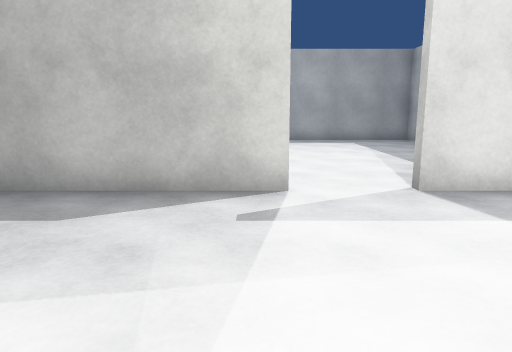
view 1 (above)

21 first-person views from a walk through a scene from a Unity 3-D project. The camera is 1.2 m above the floor, tilts 10° down and sees 70° across. The floor is counted in squares, 1 m on a side. Each view is taken from the middle of a square. On the plan, view 1 faces up. The plan holds only what a view shows up to about 15 squares ahead; the rest is blank. The place goes on beyond the plan. The player is left out. Door leaves are left out, so doorways stand open. Surface patterns are stand-ins for the level's own textures.

view 2
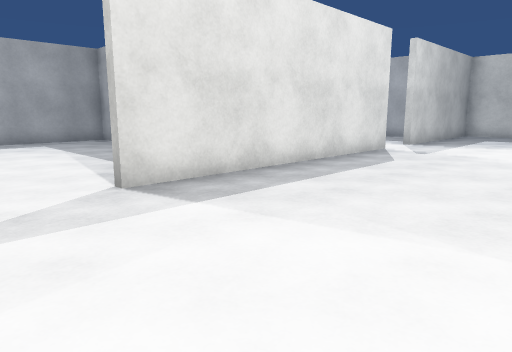

view 3
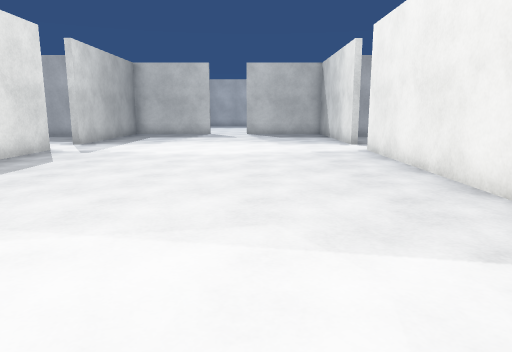

view 4
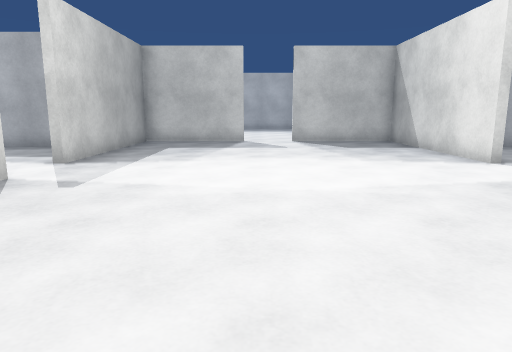

view 5
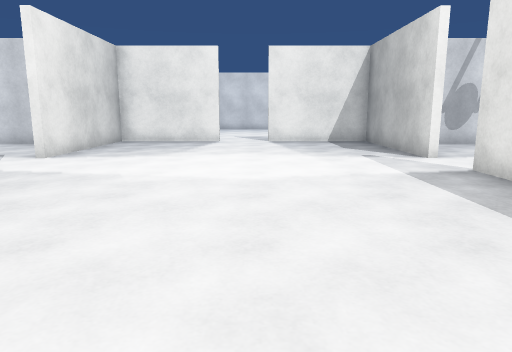

view 6
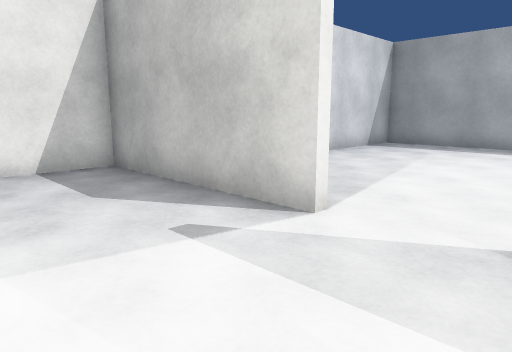

view 7
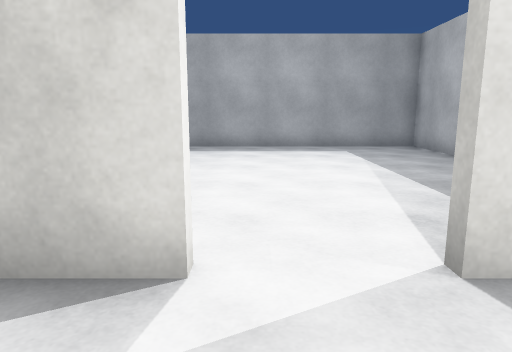

view 8
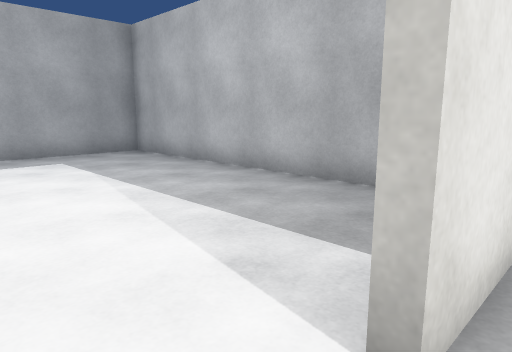

view 9
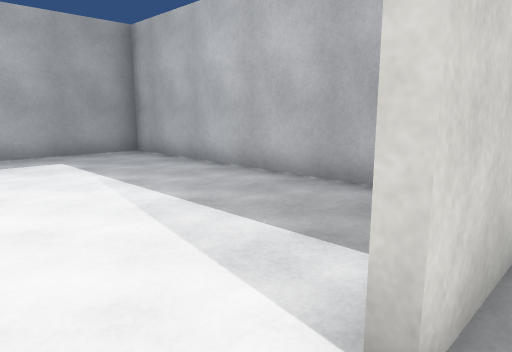

view 10
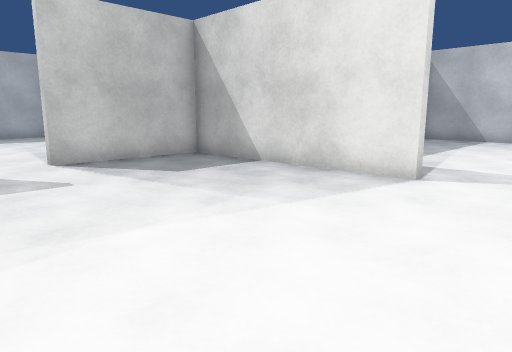

view 11
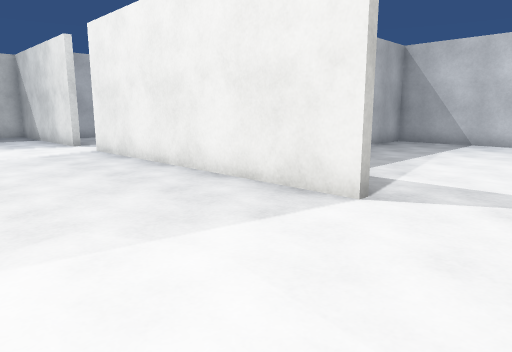

view 12
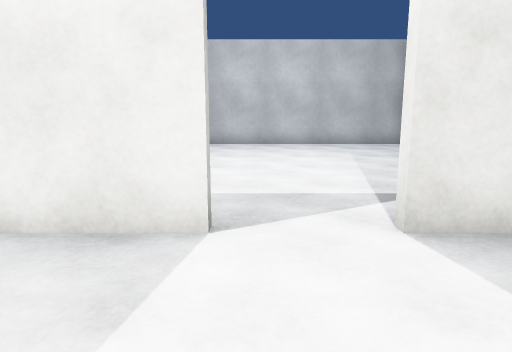

view 13
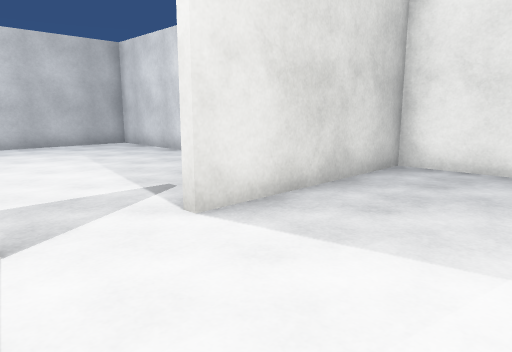

view 14
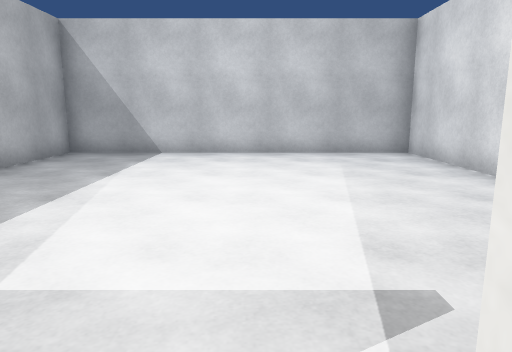

view 15
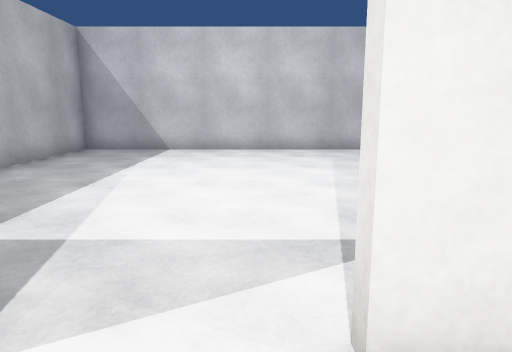

view 16
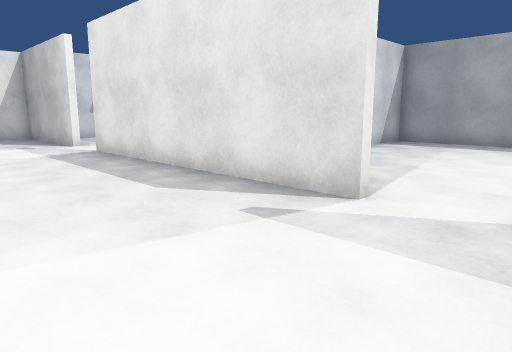

view 17
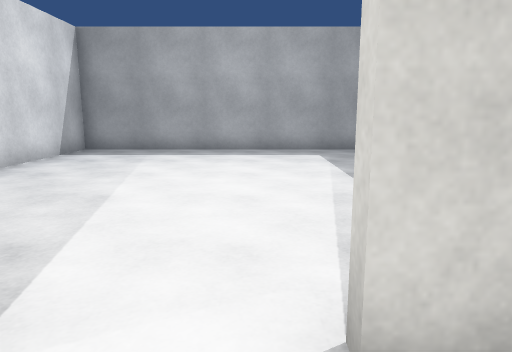

view 18
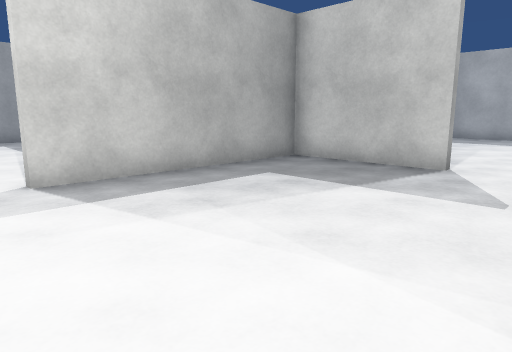

view 19
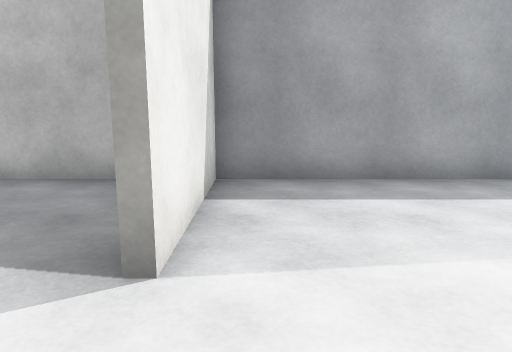

view 20
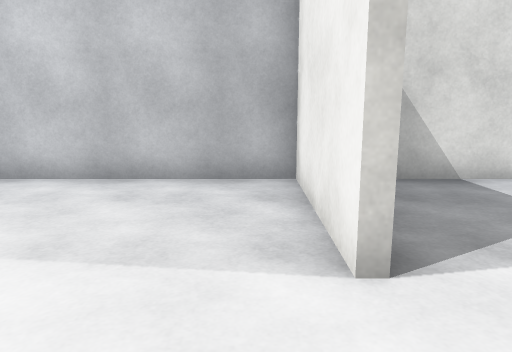

view 21
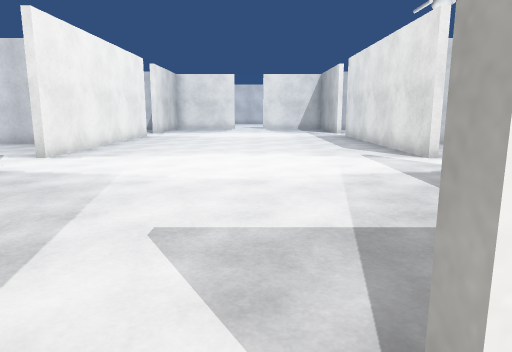

### Floor plan
Points are (right, up) in squares from view 1. A wall is a line through its corners. A room is listed if a view was taken in it or the views show most of it. See-through windows are left out.
Room 1 (views 1, 2, 3, 4, 5, 6, 7, 8, 9, 10, 11, 12, 13, 14, 15, 16, 17, 18)
walls: (11.6, 5.5) (2.5, 5.5); (2.4, -4.5) (11.5, -4.5); (0.6, 5.5) (-5, 5.5) (-5, 1.5); (13.4, -4.5) (20, -4.5) (20, -0.5); (-5, -0.4) (-5, -4.5) (0.6, -4.5); (20, 1.4) (20, 5.5) (13.4, 5.5)
ways out: open door at (20, 0.5) to room 2; open door at (1.5, 6) to room 3; open door at (12.5, -5) to room 4; open door at (12.5, 6) to room 5; open door at (1.5, -5) to room 6; open door at (-5, 0.5)
Room 2 (views 19, 20, 21)
walls: (20.3, -0.5) (20.3, -4.5) (25.5, -4.5); (25.5, 5.5) (20.3, 5.5) (20.3, 1.5)
ways out: open door at (20, 0.5) to room 1
Room 3 (no view inside)
walls: (-3.5, 9.1) (-3.5, 7.8); (6.5, 7.6) (6.5, 15.7) (-3.5, 15.7) (-3.5, 11.8)
ways out: open door at (1.5, 6) to room 1
Room 4 (no view inside)
walls: (7.5, -10.8) (7.5, -14.7) (17.5, -14.7) (17.5, -10.9); (7.5, -7.1) (7.5, -8.4)
ways out: open door at (12.5, -5) to room 1
Room 5 (no view inside)
walls: (17.5, 7.8) (17.5, 15.7) (7.5, 15.7) (7.5, 11.9)
ways out: open door at (12.5, 6) to room 1
Room 6 (no view inside)
walls: (-3.5, -10.8) (-3.5, -14.7) (6.5, -14.7) (6.5, -12.4); (-3.5, -7.1) (-3.5, -8.4)
ways out: open door at (1.5, -5) to room 1

Positions as (right, up) in squares from view 1, and headings:
1: (0, 0), facing up
2: (0, 0), facing up-right
3: (0, -1), facing right
4: (5, 1), facing right
5: (10, 1), facing left
6: (3, 2), facing up-left
7: (1, 3), facing up
8: (1, 5), facing up-right
9: (12, 5), facing up-right
10: (11, 2), facing down-right
11: (0, 0), facing down-right
12: (2, -1), facing down
13: (3, -1), facing down-left
14: (12, -4), facing down
15: (12, -3), facing down
16: (14, 1), facing up-left
17: (13, 4), facing up
18: (12, -1), facing up-right
19: (21, -1), facing up
20: (21, 2), facing down
21: (21, 1), facing left
